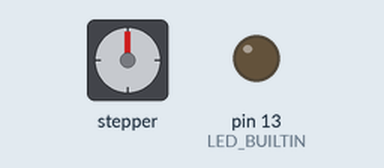
The sketch below on a simulated Arduino Uno, built with avr-gcc and run on an emulated ATmega328P. Shown: stepper motor, output pins drawn as LEDs (lit = HIGH). Wiring (inferred from the names in the program): stepper motor driver (1600 steps per turn assumed): step pin 5; direction pin 4. Pins used as bus, display or sensor lines are not drawn.

Above: at 0.05 s.
At 2.1 s:
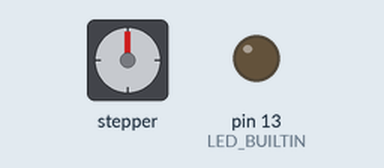
At 4.15 s:
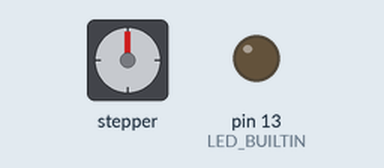
At 8.25 s:
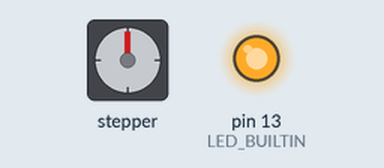
Timing chart, 0 to 10.8 s (numbered marks = the images above):
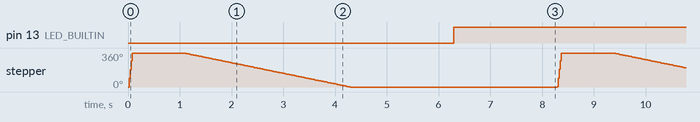

The sketch:

step-motor_control.ino
```cpp
// Define pins for the ESP8266
const int dirPin = 4;  // GPIO 5
const int stepPin = 5; // GPIO 4
const int stepsPerRevolution = 1600;

void setup()
{
  // Declare pins as Outputs
  pinMode(LED_BUILTIN, OUTPUT);
  pinMode(stepPin, OUTPUT);
  pinMode(dirPin, OUTPUT);
}

void loop()
{
  // Set motor direction clockwise
  digitalWrite(dirPin, HIGH);

  // Spin motor slowly
  for (int x = 0; x < stepsPerRevolution; x++)
  {
    digitalWrite(stepPin, HIGH);
    delayMicroseconds(20); // 2ms delay
    digitalWrite(stepPin, LOW);
    delayMicroseconds(20); // 2ms delay
  }
  delay(1000); // Wait a second

  // Set motor direction counterclockwise
  digitalWrite(dirPin, LOW);

  // Spin motor quickly
  for (int x = 0; x < stepsPerRevolution; x++)
  {
    digitalWrite(stepPin, HIGH);
    delayMicroseconds(1000); // 1ms delay
    digitalWrite(stepPin, LOW);
    delayMicroseconds(1000); // 1ms delay
  }
  delay(1000); // Wait a second

  digitalWrite(LED_BUILTIN, LOW); // Turn the LED on (Note that LOW is the voltage level
  // but actually the LED is on; this is because
  // it is active low on the ESP-01)
  delay(1000);                     // Wait for a second
  digitalWrite(LED_BUILTIN, HIGH); // Turn the LED off by making the voltage HIGH
  delay(2000);
}
```

Measured:
- by itself, pin 13 (LED_BUILTIN): alternates HIGH for 7.3 s and LOW for 1.0 s
- by itself, stepper: turns 360° clockwise in 0.06 s, then 360° counter-clockwise in 3.2 s, repeating every 8.3 s
